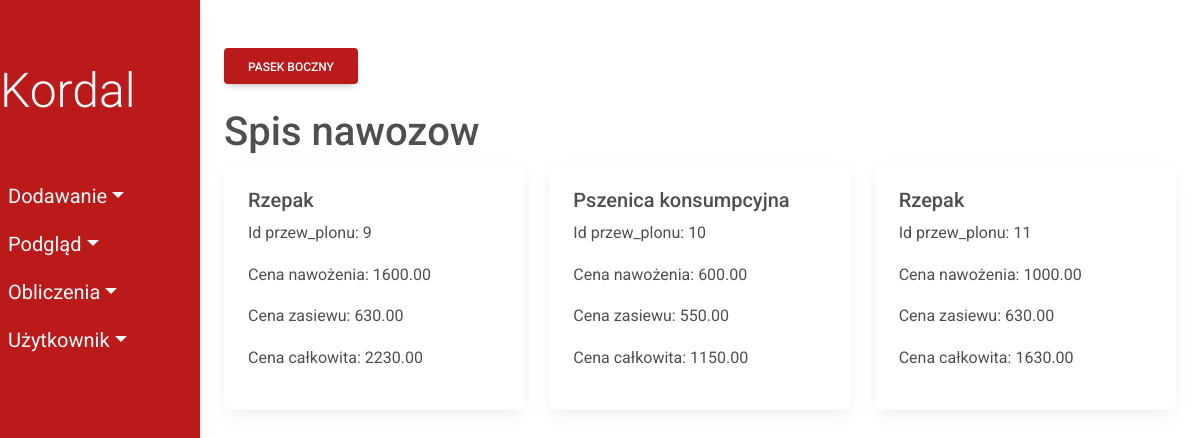
The page /costs/ (signed in) on the database its author committed.
### fields/models.py (models this page shows, shortened)
class PredictedCrop(models.Model):
    predicted_crop_name = models.CharField(max_length=50)
    plant = models.ForeignKey(Plant, on_delete=models.CASCADE)
    crop_mass = models.DecimalField(max_digits=10, decimal_places=2)
    class_field = models.ForeignKey(
        ClassField, on_delete=models.CASCADE, db_column='class_id')
    class Meta:
        db_table = 'PredictedCrop'

class Plant(models.Model):
    plant_name = models.CharField(max_length=50)
    seed_price = models.DecimalField(max_digits=10, decimal_places=2)
    class Meta:
        db_table = 'Plant'
    def __str__(self):
        return self.plant_name

### fields/views/viewsCosts.py (the view)
# urls.py: 2. Add a URL to urlpatterns:  path('', views.home, name='home')
def home(request):
    all_predicted_crops = []
    all_predicted_crops = PredictedCrop.objects.all()
    prediction_and_cost = []
    for predicted_crop in all_predicted_crops:
        cost_fert = cost_of_fertilization(predicted_crop.id)
        cost_seed = cost_of_seed(predicted_crop.plant)
        cost_sum = cost_fert + cost_seed
        prediction_and_cost.append(
            (predicted_crop, cost_fert, cost_seed, cost_sum))
    return render(request, 'fields/show/viewsCosts.html', {'all_prediction_and_cost': prediction_and_cost})

### fields/views/getElements.py (called while the page is built)
def get_fertilizer_price(fertilizer_id):
    try:
        fertilizer = Fertilizer.objects.get(id=fertilizer_id)
        fert_price = fertilizer.price
        return fert_price
    except Fertilizer.DoesNotExist:
        pass

### fields/views/viewsCosts.py (called while the page is built)
def cost_of_fertilization(pred_crop_id):
    all_fert_plans = FertilizationPlan.objects.filter(
        predicted_crop_id=pred_crop_id)
    cost = 0
    for f in all_fert_plans:
        cost += get_fertilizer_price(f.fertilizer_id) * f.fertilizer_mass
    return cost

def cost_of_seed(plant_n):
    cost = 0
    try:
        plant = Plant.objects.get(plant_name=plant_n)
        plant_price = plant.seed_price
        return plant_price
    except Plant.DoesNotExist:
        pass

### fields/templates/fields/show/viewsCosts.html
{% extends 'fields/index.html' %}
  {% block content %}
  <h1>Spis nawozow</h1>
  <div class="row">
    {% for prediction_and_cost, fert_value, seed_value, cost_sum in all_prediction_and_cost %}
    <div class="col-sm-4">
      <div class="card">
        <div class="card-body">
          <h5 class="card-title">{{ prediction_and_cost.plant}}</h5>
          <p>Id przew_plonu: {{prediction_and_cost.id}}</p>
          <p>Cena nawożenia: {{fert_value|floatformat:2}}</p>
          <p>Cena zasiewu: {{seed_value|floatformat:2}}</p>
          <p>Cena całkowita: {{cost_sum|floatformat:2}}</p>
         </div>
      </div>
    </div>
    {% endfor %}
  </div>
  {% endblock %}

### fields/static/css/style.css (style rules this page uses)
* { margin: 0; padding: 0; box-sizing: border-box; }
:root { --nav-bg: #bb1a1a; --dropdown-bg: #cc2b2b }
body { min-height: 100vh; background-color: #fff; }

### rows shown on the page
PredictedCrop: plant "Rzepak", id "9", fert_value "1600.00", seed_price "630.00", cost_sum "2230.00"
PredictedCrop: plant "Pszenica konsumpcyjna", id "10", fert_value "600.00", seed_price "550.00", cost_sum "1150.00"
PredictedCrop: plant "Rzepak", id "11", fert_value "1000.00", seed_price "630.00", cost_sum "1630.00"
